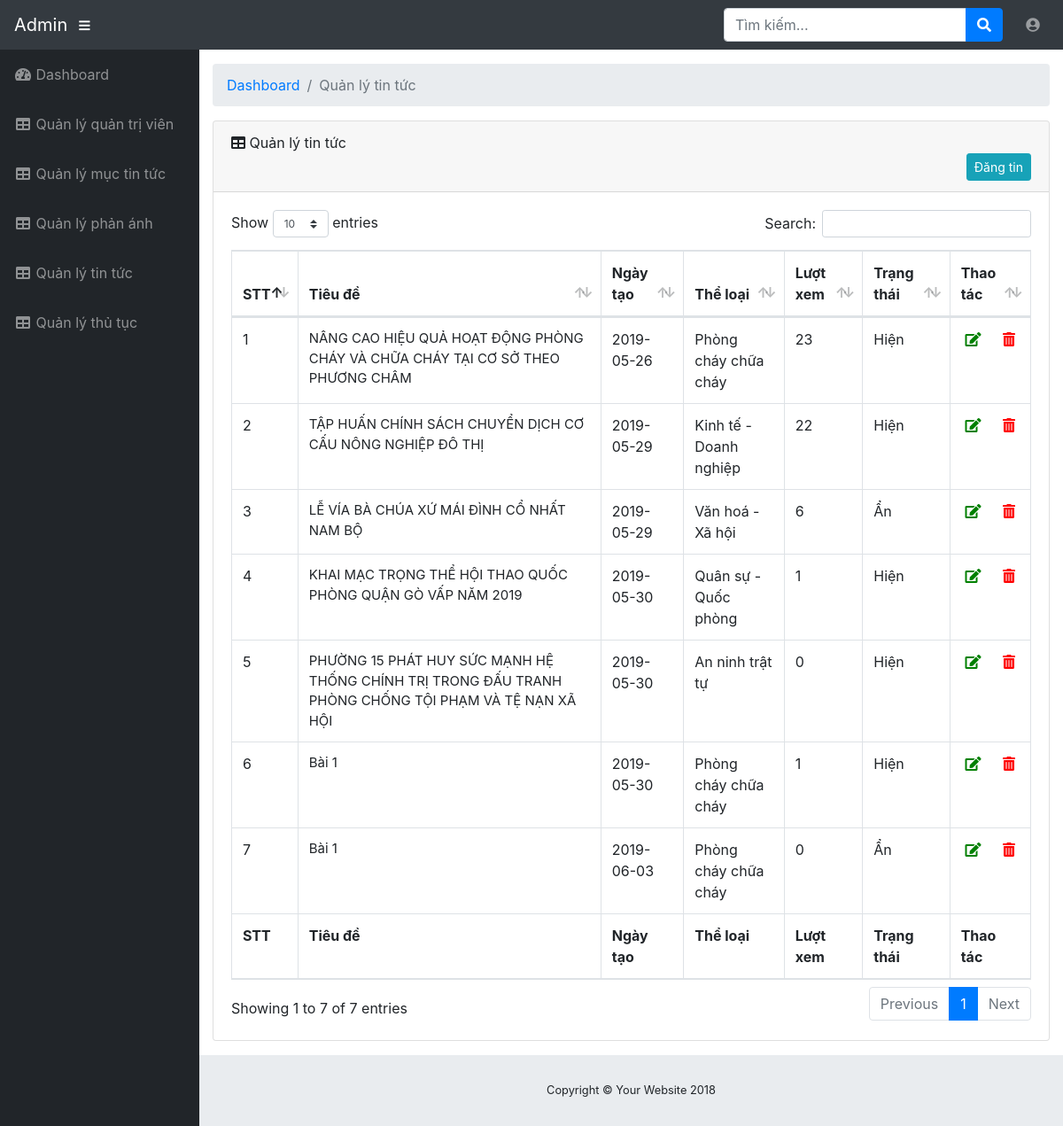
The page /admin.php?controller=Admin&&action=qltt (signed in) on the database its author committed.
### tables this page shows
CREATE TABLE `theloai` (
  `idTL` int(6) NOT NULL,
  `TenTL` varchar(255) NOT NULL,
  `NgayTao` date NOT NULL,
  `ThuTu` int(11) NOT NULL,
  `TrangThai` int(2) NOT NULL,
  `idDM` int(6) NOT NULL
);

CREATE TABLE `baiviet` (
  `idBV` int(6) NOT NULL,
  `TieuDe` varchar(255) NOT NULL,
  `TacGia` varchar(255) NOT NULL,
  `TomTat` varchar(255) NOT NULL,
  `NgayTao` date NOT NULL,
  `HinhAnh` varchar(255) NOT NULL,
  `NoiDung` text NOT NULL,
  `SoLanXem` int(11) NOT NULL,
  `TrangThai` int(2) NOT NULL,
  `idTL` int(6) NOT NULL,
  `TaiKhoan` varchar(255) NOT NULL
);

### Models/AdminModel.php (called while the page is built, shortened)
<?php
class AdminModel extends Model{
	private $result=null;
	public function execute($sql)
	{
		$con=$this->connect();
		$this->result=$con->query($sql);
		return $this->result;
	}
	public function getData()
	{
		if($this->result){
			$data=mysqli_fetch_array($this->result);
		}
		else{
			$data=0;
		}
		return $data;
	}
	public function getAllData($table)
	{
		$sql="SELECT * FROM $table";
		$this->execute($sql);
		if($this->num_rows()==0){
			$data=0;
		}
		else
		{
			while($datas = $this->getData()){
				$data[]=$datas;
			}
		}
		return $data;
	}
	public function getAllDataOrderBy($table,$id)
	{
		$sql="SELECT * FROM $table ORDER BY $id";
		$this->execute($sql);
		if($this->num_rows()==0){
			$data=0;
		}
		else
		{
			while($datas = $this->getData()){
				$data[]=$datas;
			}
		}
		return $data;
	}
	public function num_rows()
	{
		if($this->result){
			$num=mysqli_num_rows($this->result);
		}
		else
		{
			$num=0;
		}
		return $num;
	}
}
?>

### Views/admin/quanlytt.php (the view, shortened to what this page needs)
<!DOCTYPE html>
<html lang="en">
<head>
    <link href="./resources/css/bootstrap.min.css" rel="stylesheet">
    <link href="./resources/font/fontawesome-free/css/all.min.css" rel="stylesheet" type="text/css">
    <link href="./resources/datatables/dataTables.bootstrap4.css" rel="stylesheet">
    <link href="./resources/css/sb-admin.css" rel="stylesheet">
</head>
<body id="page-top">
    <nav class="navbar navbar-expand navbar-dark bg-dark static-top">
        <a class="navbar-brand mr-1" href="#">Admin</a>
        <button class="btn btn-link btn-sm text-white order-1 order-sm-0" id="sidebarToggle" href="#">
            <i class="fas fa-bars"></i>
        </button>
        <form class="d-none d-md-inline-block form-inline ml-auto mr-0 mr-md-3 my-2 my-md-0">
            <div class="input-group">
                <input type="text" class="form-control" placeholder="Tìm kiếm..." aria-label="Search"
                    aria-describedby="basic-addon2">
                <div class="input-group-append">
                    <button class="btn btn-primary" type="button">
                        <i class="fas fa-search"></i>
                    </button>
                </div>
            </div>
        </form>
        <ul class="navbar-nav ml-auto ml-md-0">
            <li class="nav-item dropdown no-arrow">
                <a class="nav-link dropdown-toggle" href="#" id="userDropdown" role="button" data-toggle="dropdown"
                    aria-haspopup="true" aria-expanded="false">
                    <i class="fas fa-user-circle fa-fw"></i>
                </a>
            </li>
        </ul>
    </nav>
    <div id="wrapper">
        <?php include('menu.php'); ?>
        <div id="content-wrapper">
            <div class="container-fluid">
                <ol class="breadcrumb">
                    <li class="breadcrumb-item">
                        <a href="">Dashboard</a>
                    </li>
                    <li class="breadcrumb-item active">Quản lý tin tức</li>
                </ol>
                <div class="card mb-3">
                    <div class="card-header">
                        <i class="fas fa-table"></i>
                        Quản lý tin tức
                        <a href="?controller=Admin&action=themtt" class="btn btn-info btn-sm float-right" style="margin-left: 800px;">Đăng
                            tin</a>
                    </div>
                    <div class="card-body">
                        <div class="table-responsive">
                            <table class="table table-bordered" id="dataTable" width="100%" cellspacing="0">
                                <thead>
                                    <tr>
                                        <th>STT</th>
                                        <th>Tiêu đề</th>
                                        <th>Ngày tạo</th>
                                        <th>Thể loại</th>
                                        <th>Lượt xem</th>
                                        <th>Trạng thái</th>
                                        <th>Thao tác</th>
                                    </tr>
                                </thead>
                                <tfoot>
                                    <tr>
                                        <th>STT</th>
                                        <th>Tiêu đề</th>
                                        <th>Ngày tạo</th>
                                        <th>Thể loại</th>
                                        <th>Lượt xem</th>
                                        <th>Trạng thái</th>
                                        <th>Thao tác</th>
                                    </tr>
                                </tfoot>
                                <tbody>
                                <?php $i=1; foreach ($data as $value ) {
                                    foreach ($data1 as $value1 ) {
                                        if($value['idTL']==$value1['idTL']){?>
                                    <tr>
                                        <td><?php echo $i++;?></td>
                                        <td style="font-size:15px;"><?php echo $value['TieuDe'];?></td>
                                        <td ><?php echo $value['NgayTao'];?></td>
                                        <td><?php echo $value1['TenTL'];?></td>
                                            <td><?php echo $value['SoLanXem'];?></td>
                                            <td><?php if($value['TrangThai']==1) echo "Hiện"; else echo "Ẩn"; ?></td>
                                        <td>
                                            <div class="tt" style="margin: 0 auto; text-align: center;">
                                                <a href="?controller=Admin&action=suatt&id=<?php echo $value['idBV'] ?>">
                                                    <i class="fas fa-edit" style="color: green;"></i>
                                                </a>
                                                <a href="?controller=Admin&action=xoatintuc&id=<?php echo $value['idBV'] ?>">
                                                    <i class="fas fa-trash-alt"
                                                        style="color: red;margin-left: 20px;"></i>
                                                </a>
                                            </div>
                                        </td>
                                    </tr>
                                            <?php }}}?>
                                </tbody>
                            </table>
                        </div>
                    </div>
                </div>
            </div>
            <footer class="sticky-footer">
                <div class="container my-auto">
                    <div class="copyright text-center my-auto">
                        <span>Copyright © Your Website 2018</span>
                    </div>
                </div>
            </footer>
        </div>
    </div>
</body>
</html>

### resources/css/sb-admin.css (style rules this page uses)
html { position: relative; min-height: 100%; }
body { height: 100%; }
#wrapper { display: -webkit-box; display: -ms-flexbox; display: flex; }
#wrapper #content-wrapper { overflow-x: hidden; width: 100%; padding-top: 1rem; padding-bottom: 80px; }
.navbar-nav .nav-item.dropdown .dropdown-toggle::after { width: 1rem; text-align: center; float: right; vertical-align: 0; border: 0; font-weight: 900; content: '\f105'; font-family: 'Font Awesome 5 Free'; }
.navbar-nav .nav-item.dropdown.no-arrow .dropdown-toggle::after { display: none; }
:root { --input-padding-x: 0.75rem; --input-padding-y: 0.75rem; }
footer.sticky-footer { display: -webkit-box; display: -ms-flexbox; display: flex; position: absolute; right: 0; bottom: 0; width: calc(100% - 90px); height: 80px; background-color: #e9ecef; }
footer.sticky-footer .copyright { line-height: 1; font-size: 0.8rem; }
@media (min-width: 768px) { footer.sticky-footer { width: calc(100% - 225px); } }

### rows shown on the page
baiviet: TieuDe "NÂNG CAO HIỆU QUẢ HOẠT ĐỘNG PHÒNG CHÁY VÀ CHỮA CHÁY TẠI CƠ SỞ THEO PHƯƠNG CHÂM", NgayTao "2019-05-26", SoLanXem "23"
theloai: TenTL "Phòng cháy chữa cháy", shows "Hiện"
baiviet: TieuDe "TẬP HUẤN CHÍNH SÁCH CHUYỂN DỊCH CƠ CẤU NÔNG NGHIỆP ĐÔ THỊ", NgayTao "2019-05-29", SoLanXem "22"
theloai: TenTL "Kinh tế - Doanh nghiệp", shows "Hiện"
baiviet: TieuDe "LỄ VÍA BÀ CHÚA XỨ MÁI ĐÌNH CỔ NHẤT NAM BỘ", NgayTao "2019-05-29", SoLanXem "6"
theloai: TenTL "Văn hoá - Xã hội", shows "Ẩn"
baiviet: TieuDe "KHAI MẠC TRỌNG THỂ HỘI THAO QUỐC PHÒNG QUẬN GÒ VẤP NĂM 2019", NgayTao "2019-05-30", SoLanXem "1"
theloai: TenTL "Quân sự - Quốc phòng", shows "Hiện"
baiviet: TieuDe "PHƯỜNG 15 PHÁT HUY SỨC MẠNH HỆ THỐNG CHÍNH TRỊ TRONG ĐẤU TRANH PHÒNG CHỐNG TỘI PHẠM VÀ TỆ NẠN XÃ HỘI", NgayTao "2019-05-30", SoLanXem "0"
theloai: TenTL "An ninh trật tự", shows "Hiện"
baiviet: TieuDe "Bài 1", NgayTao "2019-05-30", SoLanXem "1"
baiviet: TieuDe "Bài 1", NgayTao "2019-06-03", SoLanXem "0"
